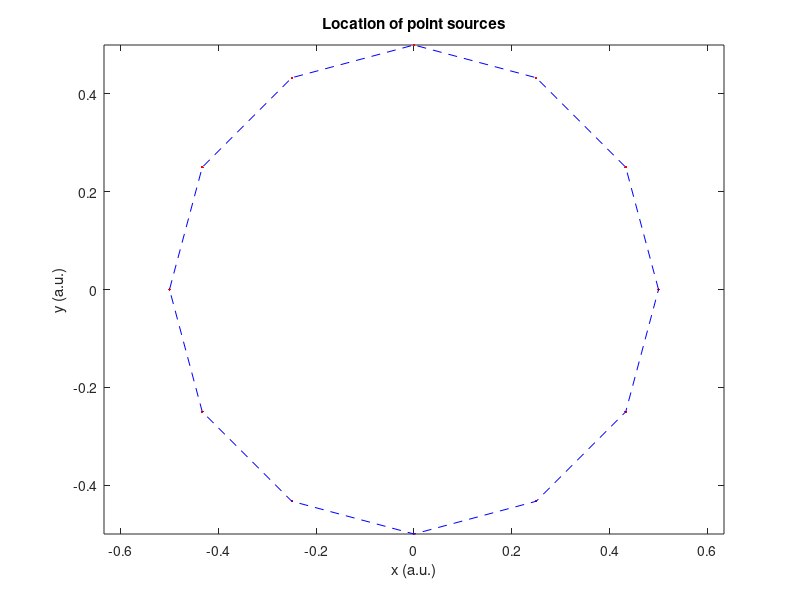

This chart was generated by the following MATLAB code: (Note: this script raises an error after producing the figure.)

clc;clear

%% 参数设置
wavelength=1;  %  ***wavelength
k0=2*pi/wavelength;  %  wavenumber
c=3e8;
w0=c/wavelength*2*pi;
Z=120*pi;  % wave impedance
Volume=1;
%an=(Volume/(pi*4/3)).^(1/3);
TL=2;   % Topological charge   ***

%% number and position of source points
N=12;   %  *** number of point sources

% radius and angle
radius= 0.5;  %  *** radius
theta=linspace(0,2*pi-2*pi/(N),N);
[x00,y00]=pol2cart(theta,radius);

%% sampling the observation area xoy plane
%  z direction slices
delta=0.4;       % step ***
size=30;         % xoy range ***

% xoy plane
xo=-size:delta:size-delta;
yo=-size:delta:size-delta;
zo=1;  % observation z  ***

% size
Nx=length(xo);
Ny=length(yo);

%  position of observation point
index=0;
for m=1:Nx;  %  X
    for n=1:Ny;  %  Y
            index=index+1;
            posx(index)=xo(m);
            posy(index)=yo(n);
            posz(index)=zo(1);
    end
end
N_p=index;

figure(1);
plot(x00,y00,'r.')
hold on
plot([x00,0.5],[y00,0],'b--')
xlabel('x (a.u.)')
ylabel('y (a.u.)')
axis equal
% N_p=index;
title('Location of point sources')

%% dyadic Green function
Greenxx=zeros(N_p,N);
Greenyy=zeros(N_p,N);
Greenzz=zeros(N_p,N);
Greenxy=zeros(N_p,N);
Greenxz=zeros(N_p,N);
Greenyz=zeros(N_p,N);

for index_f=1:N_p; % 场点个数
    %  计数
    %  N_p-index_f
    
    %  观测点位置
    x=posx(index_f);
    y=posy(index_f);
    z=posz(index_f);
    
    for index_s=1:N;
        
        %  源点位置
        xx=x00(index_s);
        yy=y00(index_s);
        zz=0;
        
        %  距离
        R=sqrt((xx-x)^2+(yy-y)^2+(zz-z)^2);
        alpha=k0*R;
        %  方向
        cosx=(x-xx)/R;
        cosy=(y-yy)/R;
        cosz=(z-zz)/R;
        %  常数
        const1=-j*k0*Z*k0*Volume*exp(-j*alpha)/(4*pi*alpha^3);
        const2=3-alpha^2+3*j*alpha;
        const3=(alpha)^2-1-j*alpha;
        Greenxx(index_f,index_s)=const1*(const3+cosx*cosx*const2);
        Greenyy(index_f,index_s)=const1*(const3+cosy*cosy*const2);
        Greenzz(index_f,index_s)=const1*(const3+cosz*cosz*const2);
        Greenxy(index_f,index_s)=const1*cosx*cosy*const2;
        Greenxz(index_f,index_s)=const1*cosx*cosz*const2;
        Greenyz(index_f,index_s)=const1*cosy*cosz*const2;
        
    end
end

%  并矢格林函数
G=[Greenxx Greenxy Greenxz;
    Greenxy Greenyy Greenyz;
    Greenxz Greenyz Greenzz];

%  电流源
for index_s=1:N;
    Jx(index_s)=exp(i*TL*theta(index_s));  % 只在x方向有电流源
    Jy(index_s)=0;
    Jz(index_s)=0;
end

J=[Jx Jy Jz].';

% 场的结果
Etot=G*J;

Ex=Etot([1:N_p],1);
Ey=Etot([N_p+1:2*N_p],1);
Ez=Etot([2*N_p+1:3*N_p],1);

SAM=calculateSpinAngularMomentum(w0,epsilon,u,Ex,Ey,Ez);

imagesc(SAM(:,:,3));%得到的是二维平面的数据，此处展示Sz的结果
